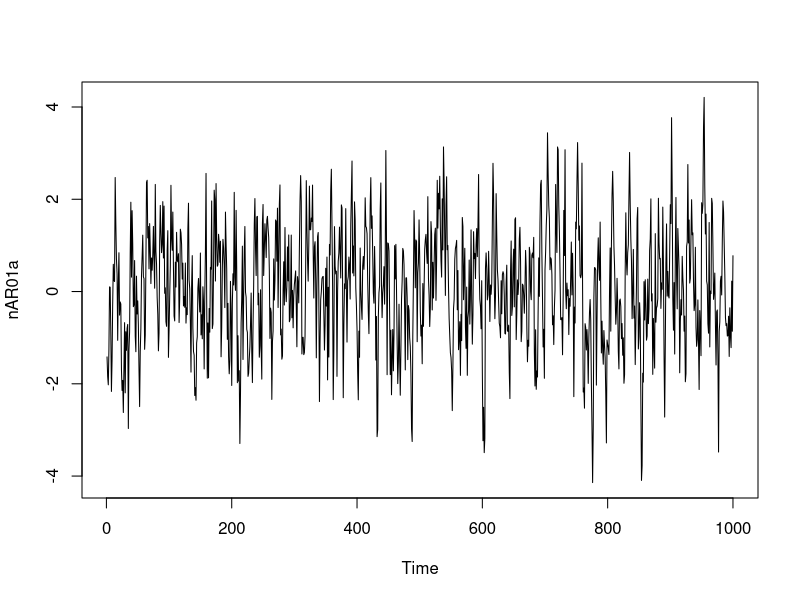

The R source for this figure: (Note: this script raises an error after producing the figure.)
###AVISO
#Para esse código rodar, é necessário antes rodar os códigos imputando a média e a mediana com n = 100 3 n = 1000

set.seed(31)
nAR01a <-  arima.sim(n = 1000, list(ar = c(0.6)))
ts.plot(nAR01a)
#Para n = 100

Comparando.data.100 <- data.frame("Media" = c(mAR02.tab5.100, mAR02.tab10.100, mAR02.tab20.100,
                                         mAR02.tab40.100, mAR02_2.tab5.100, mAR02_2.tab10.100,
                                         mAR02_2.tab20.100, mAR02_2.tab40.100, mARMA1.tab5.100,
                                         mARMA1.tab10.100, mARMA1.tab20.100, mARMA1.tab40.100),
                             "Mediana" = c(mAR02.tab5.med.100,
                                           mAR02.tab10.med.100,
                                           mAR02.tab20.med.100,
                                           mAR02.tab40.med.100,
                                           mAR02.tab5_2.med.100,
                                           mAR02.tab10_2.med.100,
                                           mAR02.tab20_2.med.100,
                                           mAR02.tab40_2.med.100,
                                           mARMA1.tab5.med.100,
                                           mARMA1.tab10.med.100,
                                           mARMA1.tab20.med.100,
                                           mARMA1.tab40.med.100))

attach(Comparando.data.100)

wilcox.100 <- wilcox.test(Media,Mediana, paired = TRUE, alternative ="less")
wilcox.100

#Para n = 1000

Comparando.data.1000 <- data.frame("media" = c(mAR02.tab5,
                                               mAR02.tab10,
                                               mAR02.tab20,
                                               mAR02.tab40,
                                               mAR02.tab5_2,
                                               mAR02.tab10_2,
                                               mAR02.tab20_2,
                                               mAR02.tab40_2,
                                               mARMA1.tab5,
                                               mARMA1.tab10,
                                               mARMA1.tab20,
                                               mARMA1.tab40),
                                  "mediana" = c(mAR02.tab5.med,
                                                mAR02.tab10.med,
                                                mAR02.tab20.med,
                                                mAR02.tab40.med,
                                                mAR02.tab5_2.med,
                                                mAR02.tab10_2.med,
                                                mAR02.tab20_2.med,
                                                mAR02.tab40_2.med,
                                                mARMA1.tab5.med,
                                                mARMA1.tab10.med,
                                                mARMA1.tab20.med,
                                                mARMA1.tab40.med))

attach(Comparando.data.1000)

wilcox.1000 <- wilcox.test(media,mediana, paired = TRUE, alternative ="less")
wilcox.1000
